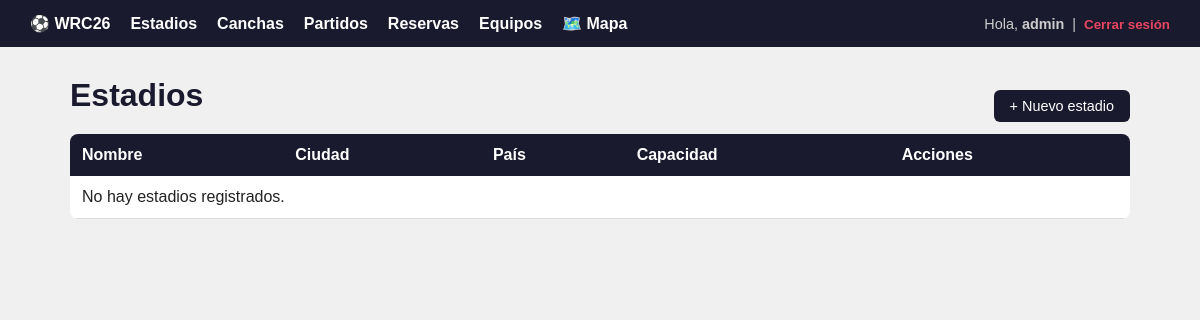
The page /estadios/ (signed in) on the database as committed earlier.
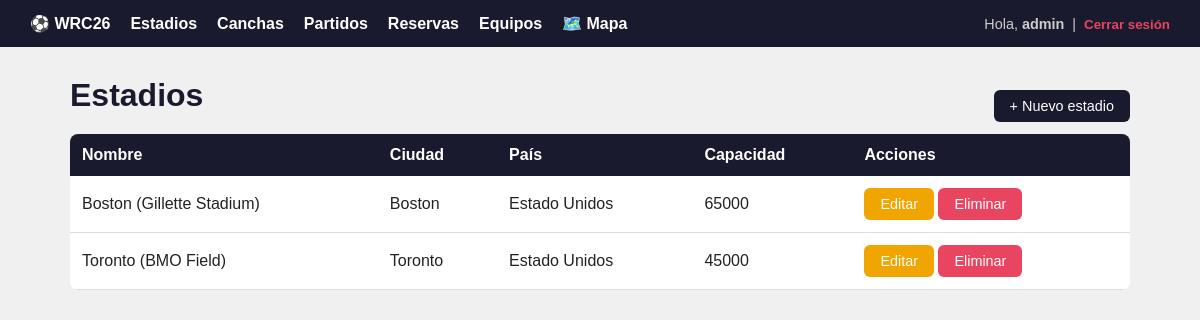
The same page on the database as committed later.
### Api/models.py (models this page shows, shortened)
class Estadio(models.Model):
    nombre = models.CharField(max_length=100)
    ciudad = models.CharField(max_length=100)
    pais = models.CharField(max_length=100)
    capacidad = models.PositiveIntegerField()
    imagen = models.ImageField(upload_to='estadios/', blank=True, null=True)
    latitud = models.DecimalField(max_digits=9, decimal_places=6, null=True, blank=True)
    longitud = models.DecimalField(max_digits=9, decimal_places=6, null=True, blank=True)
    class Meta:
        verbose_name_plural = "Estadios"
        ordering = ['pais', 'ciudad']

### Api/views.py (the view)
# urls.py: path('estadios/', views.lista_estadios, name='lista_estadios'),
@login_required
def lista_estadios(request):
    estadios = Estadio.objects.all()
    return render(request, 'canchas/lista_estadios.html', {'estadios': estadios})

### Api/Templates/canchas/lista_estadios.html
{% extends 'canchas/base.html' %}
{% block content %}
<div style="display:flex; justify-content:space-between; align-items:center;">
  <h1>Estadios</h1>
  <a href="{% url 'crear_estadio' %}" class="btn btn-primary">+ Nuevo estadio</a>
</div>
<table>
  <thead>
    <tr>
      <th>Nombre</th>
      <th>Ciudad</th>
      <th>País</th>
      <th>Capacidad</th>
      <th>Acciones</th>
    </tr>
  </thead>
  <tbody>
    {% for e in estadios %}
    <tr>
      <td>{{ e.nombre }}</td>
      <td>{{ e.ciudad }}</td>
      <td>{{ e.pais }}</td>
      <td>{{ e.capacidad }}</td>
      <td>
        <a href="{% url 'editar_estadio' e.pk %}" class="btn btn-warning">Editar</a>
        <a href="{% url 'eliminar_estadio' e.pk %}" class="btn btn-danger">Eliminar</a>
      </td>
    </tr>
    {% empty %}
    <tr><td colspan="5">No hay estadios registrados.</td></tr>
    {% endfor %}
  </tbody>
</table>
{% endblock %}

Rows that differ between the two databases and show on the page:
added Estadio: nombre "Boston (Gillette Stadium)", ciudad "Boston", pais "Estado Unidos", capacidad "65000"
added Estadio: nombre "Toronto (BMO Field)", ciudad "Toronto", pais "Estado Unidos", capacidad "45000"
Other text that changed with them:
text no longer shown: "No hay estadios registrados."
